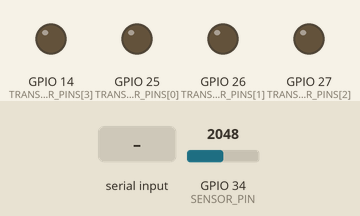
This sketch was run on a simulated ESP32. Shown: output pins drawn as LEDs (lit = HIGH). The test bench sets the inputs (shaded band); at power-on: GPIO 34 (SENSOR_PIN) = 2048. What the sketch prints to the serial monitor is not drawn.

Above: at 1.8 s.
1.9 s: "EXCITE\n" received over Serial
At 2.4 s:
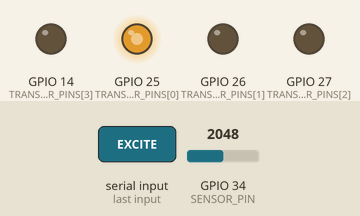
3.4 s: "MAP\n" received over Serial
At 4.3 s:
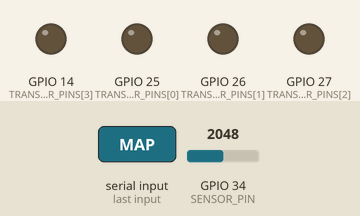
4.9 s: "MAP\n" received over Serial
At 6.2 s:
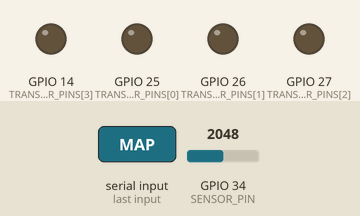
6.5 s: "EXCITE,45\n" received over Serial
At 7.9 s:
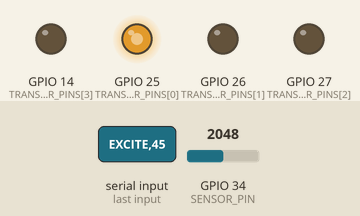
Timing chart, 0 to 9.0 s (numbered marks = the images above; inputs shaded):
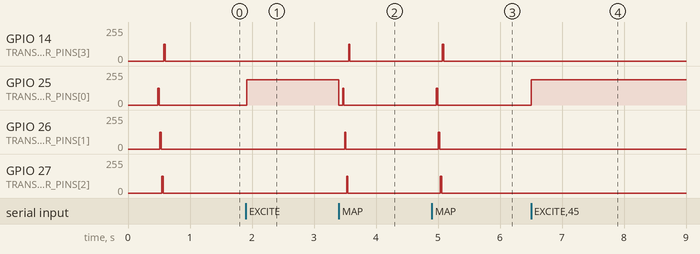

The sketch:

echo_body.ino
```cpp
/**
 * Echo Body — Ultrasonic physical body with hardware-ready sensing
 *
 * Sensing path is designed for eventual real hardware:
 *   - Electret / MEMS microphone
 *   - Ultrasonic receiver transducer
 *   - Or any analog envelope / amplitude signal into an ADC pin
 *
 * Current implementation uses ESP32 ADC (12-bit).
 * Swap the AcousticSensor internals later for I2S or external ADC
 * without changing the Field Body Protocol or host side.
 */

#include <Arduino.h>

// ---------------------------------------------------------------------------
// Configuration — change these to match your wiring
// ---------------------------------------------------------------------------
#ifndef ECHO_BODY_NODE_ID
#define ECHO_BODY_NODE_ID "echo_us_001"
#endif

const int NUM_EMITTERS = 4;
const int TRANSDUCER_PINS[NUM_EMITTERS] = {25, 26, 27, 14};  // PWM outputs
const int PWM_CHANNELS[NUM_EMITTERS]    = {0, 1, 2, 3};
const int PWM_RESOLUTION = 8;
const int BASE_FREQ_HZ   = 40000;

// Acoustic sensor (microphone / ultrasonic receiver)
const int SENSOR_PIN          = 34;   // ADC1 channel (input-only pin on ESP32)
const int SENSOR_SAMPLES      = 48;   // how many ADC reads to average
const float SENSOR_VREF       = 3.3f;
const int SENSOR_BITS         = 12;   // ESP32 ADC default
const float SENSOR_MAX_COUNTS = (float)((1 << SENSOR_BITS) - 1);

// ---------------------------------------------------------------------------
// Acoustic Sensor — hardware-accommodative driver
// ---------------------------------------------------------------------------
class AcousticSensor {
public:
  bool begin() {
    pinMode(SENSOR_PIN, INPUT);
    // Take a quick baseline ("dark" / ambient)
    baseline_ = rawAverage();
    Serial.print(F("[Sensor] baseline = "));
    Serial.println(baseline_, 1);
    return true;
  }

  /** Returns normalized observed energy in [0, 1]. */
  float readNormalized() {
    float raw = rawAverage();
    float delta = fabsf(raw - baseline_);

    // Simple soft scaling — adjust gain for your particular mic / receiver
    float gain = 4.5f;
    float norm = constrain(delta * gain / SENSOR_MAX_COUNTS, 0.0f, 1.0f);
    return norm;
  }

  /** Re-measure ambient baseline (call when emitters are off). */
  void recalibrateBaseline() {
    allQuietHint();
    delay(30);
    baseline_ = rawAverage();
    Serial.print(F("[Sensor] new baseline = "));
    Serial.println(baseline_, 1);
  }

  float baseline() const { return baseline_; }

private:
  float baseline_ = 0.0f;

  float rawAverage() {
    uint32_t sum = 0;
    for (int i = 0; i < SENSOR_SAMPLES; i++) {
      sum += analogRead(SENSOR_PIN);
      delayMicroseconds(40);
    }
    return (float)sum / (float)SENSOR_SAMPLES;
  }

  void allQuietHint() {
    // Placeholder: caller should ensure emitters are off before baseline
  }
};

// ---------------------------------------------------------------------------
// Ultrasonic driver (emitters)
// ---------------------------------------------------------------------------
class UltrasonicDriver {
public:
  bool begin() {
    for (int i = 0; i < NUM_EMITTERS; i++) {
      ledcSetup(PWM_CHANNELS[i], BASE_FREQ_HZ, PWM_RESOLUTION);
      ledcAttachPin(TRANSDUCER_PINS[i], PWM_CHANNELS[i]);
      ledcWrite(PWM_CHANNELS[i], 0);
    }
    return true;
  }

  void allOff() {
    for (int i = 0; i < NUM_EMITTERS; i++)
      ledcWrite(PWM_CHANNELS[i], 0);
  }

  void fire(uint16_t id, float amplitude = 0.7f, float freq_hz = BASE_FREQ_HZ) {
    if (id >= NUM_EMITTERS) return;
    allOff();
    ledcSetup(PWM_CHANNELS[id], (uint32_t)freq_hz, PWM_RESOLUTION);
    ledcAttachPin(TRANSDUCER_PINS[id], PWM_CHANNELS[id]);
    uint32_t duty = (uint32_t)(constrain(amplitude, 0.0f, 1.0f) * 255.0f);
    ledcWrite(PWM_CHANNELS[id], duty);
  }

  int numEmitters() const { return NUM_EMITTERS; }
};

// ---------------------------------------------------------------------------
// Echo Body
// ---------------------------------------------------------------------------
enum class RunMode : uint8_t { Passive, Held };

class EchoBody {
public:
  EchoBody(const char* node_id) {
    strncpy(node_id_, node_id, sizeof(node_id_) - 1);
    node_id_[sizeof(node_id_) - 1] = '\0';
  }

  bool begin() {
    Serial.println(F("[EchoBody] drivers + sensor"));
    if (!driver_.begin()) return false;
    if (!sensor_.begin()) return false;
    geometry_state_ = "uncalibrated";
    health_ = "ok";
    return true;
  }

  void exciteOnce(uint16_t id) {
    driver_.fire(id, 0.75f, BASE_FREQ_HZ);
    last_excitation_id_ = (int)id;

    // Let the acoustic field build, then sample
    delay(12);
    float observed = sensor_.readNormalized();
    emitObservation(observed);
  }

  void runSelfMap() {
    Serial.println(F("[EchoBody] MAP — acoustic baseline + response"));
    driver_.allOff();
    delay(20);
    sensor_.recalibrateBaseline();

    // One-hot response check (very light)
    for (int i = 0; i < driver_.numEmitters(); i++) {
      driver_.fire(i, 0.5f, BASE_FREQ_HZ);
      delay(15);
      float r = sensor_.readNormalized();
      Serial.print(F("  emitter ")); Serial.print(i);
      Serial.print(F(" → ")); Serial.println(r, 3);
      driver_.allOff();
      delay(10);
    }

    geometry_state_ = "calibrated";
    emitObservation(sensor_.readNormalized());
    Serial.println(F("[EchoBody] MAP done"));
  }

  void verifyIdentity(bool* unchanged) {
    *unchanged = (strcmp(geometry_state_, "calibrated") == 0);
    Serial.print(F("[EchoBody] VERIFY → "));
    Serial.println(*unchanged ? "trusted" : "needs MAP");
  }

  void tickPassive() {
    static uint32_t last = 0;
    if (millis() - last < 350) return;
    last = millis();

    float observed = sensor_.readNormalized();
    emitObservation(observed);
  }

  void allOff() {
    driver_.allOff();
    last_excitation_id_ = -1;
  }

  int numEmitters() const { return driver_.numEmitters(); }

private:
  void emitObservation(float observed) {
    Serial.print(F("OBS {"));
    Serial.print(F("\"body_id\":\"")); Serial.print(node_id_); Serial.print(F("\","));
    Serial.print(F("\"body_type\":\"ultrasonic\","));
    Serial.print(F("\"excitation_id\":")); Serial.print(last_excitation_id_); Serial.print(F(","));
    Serial.print(F("\"geometry_state\":\"")); Serial.print(geometry_state_); Serial.print(F("\","));
    Serial.print(F("\"health\":\"")); Serial.print(health_); Serial.print(F("\","));
    Serial.print(F("\"regions\":[{\"region\":\"acoustic\",\"observed\":"));
    Serial.print(observed, 4);
    Serial.print(F(",\"confidence\":0.75}]"));
    Serial.println(F("}"));
  }

  char node_id_[24];
  UltrasonicDriver driver_;
  AcousticSensor sensor_;
  const char* geometry_state_ = "uncalibrated";
  const char* health_ = "ok";
  int last_excitation_id_ = -1;
};

// ---------------------------------------------------------------------------
EchoBody body(ECHO_BODY_NODE_ID);
RunMode mode = RunMode::Passive;

bool pollCommand(String& cmd, int& arg) {
  if (!Serial.available()) return false;
  String line = Serial.readStringUntil('\n');
  line.trim();
  if (line.length() == 0) return false;

  if (line.startsWith("EXCITE")) { cmd = "EXCITE"; arg = line.substring(6).toInt(); return true; }
  if (line == "MAP")     { cmd = "MAP"; return true; }
  if (line == "VERIFY")  { cmd = "VERIFY"; return true; }
  if (line == "PASSIVE") { cmd = "PASSIVE"; return true; }
  return false;
}

void setup() {
  Serial.begin(115200);
  delay(400);

  Serial.println(F("========================================"));
  Serial.println(F("  Echo Body  —  hardware-ready sensing"));
  Serial.println(F("  Sensor pin: ADC (default GPIO 34)"));
  Serial.println(F("========================================"));

  if (!body.begin()) {
    Serial.println(F("[FATAL] begin failed"));
    while (true) delay(1000);
  }

  bool unchanged = false;
  body.verifyIdentity(&unchanged);
  if (!unchanged) body.runSelfMap();

  Serial.println(F("[Boot] passive + live acoustic sensing ready"));
}

void loop() {
  String cmd;
  int arg = -1;

  if (pollCommand(cmd, arg)) {
    if (cmd == "EXCITE") {
      if (arg >= 0 && arg < body.numEmitters()) {
        body.exciteOnce((uint16_t)arg);
        mode = RunMode::Held;
      }
    } else if (cmd == "MAP") {
      body.runSelfMap();
    } else if (cmd == "VERIFY") {
      bool ok = false;
      body.verifyIdentity(&ok);
    } else if (cmd == "PASSIVE") {
      body.allOff();
      mode = RunMode::Passive;
    }
  }

  if (mode == RunMode::Passive) {
    body.tickPassive();
    delay(20);
  } else {
    delay(25);
  }
}
```

Measured:
- after the input at 1.9 s, GPIO 25 (TRANSDUCER_PINS[0]): 0/255 → 190/255 at once
- after the input at 3.4 s, GPIO 14 (TRANSDUCER_PINS[3]): 0/255 → 127/255 after 0.16 s, → 0/255 0.02 s later; GPIO 25 (TRANSDUCER_PINS[0]): 190/255 → 0/255 at once; GPIO 26 (TRANSDUCER_PINS[1]): 0/255 → 127/255 after 0.09 s, → 0/255 0.02 s later; GPIO 27 (TRANSDUCER_PINS[2]): 0/255 → 127/255 after 0.13 s, → 0/255 0.02 s later
- after the input at 4.9 s, GPIO 14 (TRANSDUCER_PINS[3]): 0/255 → 127/255 after 0.17 s, → 0/255 0.02 s later; GPIO 25 (TRANSDUCER_PINS[0]): 0/255 → 127/255 after 0.07 s, → 0/255 0.02 s later; GPIO 26 (TRANSDUCER_PINS[1]): 0/255 → 127/255 after 0.11 s, → 0/255 0.02 s later; GPIO 27 (TRANSDUCER_PINS[2]): 0/255 → 127/255 after 0.14 s, → 0/255 0.02 s later
- after the input at 6.5 s, GPIO 25 (TRANSDUCER_PINS[0]): 0/255 → 190/255 at once
